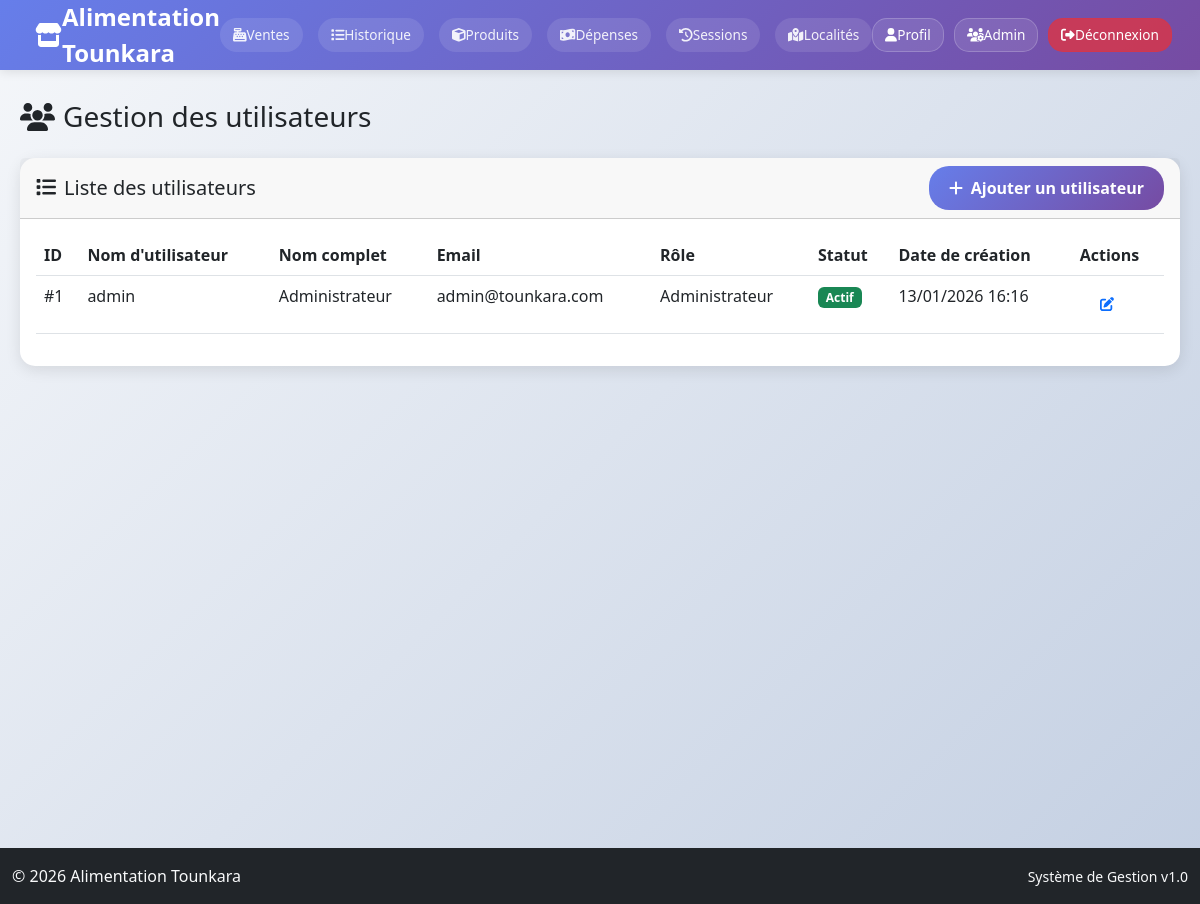
/users.php (signed in), run on the app's committed database.
### tables this page shows
CREATE TABLE users (
    id INT AUTO_INCREMENT PRIMARY KEY,
    username VARCHAR(50) UNIQUE NOT NULL,
    password VARCHAR(255) NOT NULL,
    full_name VARCHAR(100) NOT NULL,
    email VARCHAR(100) UNIQUE,
    role ENUM('admin', 'manager', 'cashier', 'employee') DEFAULT 'employee',
    created_at TIMESTAMP DEFAULT CURRENT_TIMESTAMP,
    is_active BOOLEAN DEFAULT TRUE
);

### config/database.php (called while the page is built, shortened)
<?php
function formatDate($date) {
    return date('d/m/Y H:i', strtotime($date));
}
?>

### users.php (the view, shortened to what this page needs)
<?php
require_once 'includes/header.php';
$action = $_GET['action'] ?? 'list';
try {
    $stmt = $pdo->prepare("SELECT * FROM users ORDER BY created_at DESC");
    $stmt->execute();
    $users = $stmt->fetchAll();
} catch(PDOException $e) {
    $error = 'Erreur: ' . $e->getMessage();
}
?>
<div class="row">
    <div class="col-12">
        <h1 class="h3 mb-4">
            <i class="fas fa-users me-2"></i>Gestion des utilisateurs
        </h1>
    </div>
</div>
<?php if ($action === 'add' || $action === 'edit'): ?>
    <div class="row">
        <div class="col-md-8">
            <div class="card">
                <div class="card-header">
                    <h5 class="mb-0">
                        <i class="fas fa-user-plus me-2"></i>
                        <?php echo $action === 'add' ? 'Ajouter un utilisateur' : 'Modifier un utilisateur'; ?>
                    </h5>
                </div>
                <div class="card-body">
                    <form method="POST">
                        <?php if ($action === 'edit'): ?>
                            <input type="hidden" name="user_id" value="<?php echo $user['id']; ?>">
                        <?php endif; ?>
                        <div class="row">
                            <div class="col-md-6 mb-3">
                                <label for="username" class="form-label">Nom d'utilisateur *</label>
                                <input type="text" class="form-control" id="username" name="username"
                                       value="<?php echo htmlspecialchars($user['username'] ?? ''); ?>" required>
                            </div>
                            <div class="col-md-6 mb-3">
                                <label for="full_name" class="form-label">Nom complet *</label>
                                <input type="text" class="form-control" id="full_name" name="full_name"
                                       value="<?php echo htmlspecialchars($user['full_name'] ?? ''); ?>" required>
                            </div>
                        </div>
                        <div class="row">
                            <div class="col-md-6 mb-3">
                                <label for="email" class="form-label">Email</label>
                                <input type="email" class="form-control" id="email" name="email"
                                       value="<?php echo htmlspecialchars($user['email'] ?? ''); ?>">
                            </div>
                            <div class="col-md-6 mb-3">
                                <label for="role" class="form-label">Rôle *</label>
                                <select class="form-select" id="role" name="role" required>
                                    <option value="">Sélectionner un rôle</option>
                                    <option value="admin" <?php echo ($user['role'] ?? '') === 'admin' ? 'selected' : ''; ?>>Administrateur</option>
                                    <option value="manager" <?php echo ($user['role'] ?? '') === 'manager' ? 'selected' : ''; ?>>Gestionnaire</option>
                                    <option value="cashier" <?php echo ($user['role'] ?? '') === 'cashier' ? 'selected' : ''; ?>>Caissier</option>
                                    <option value="employee" <?php echo ($user['role'] ?? '') === 'employee' ? 'selected' : ''; ?>>Employé</option>
                                </select>
                            </div>
                        </div>
                        <div class="row">
                            <div class="col-md-6 mb-3">
                                <label for="password" class="form-label">
                                    <?php echo $action === 'add' ? 'Mot de passe *' : 'Mot de passe (laisser vide pour ne pas modifier)'; ?>
                                </label>
                                <input type="password" class="form-control" id="password" name="password"
                                       <?php echo $action === 'add' ? 'required' : ''; ?>>
                            </div>
                            <div class="col-md-6 mb-3">
                                <div class="form-check mt-4">
                                    <input class="form-check-input" type="checkbox" id="is_active" name="is_active"
                                           <?php echo ($user['is_active'] ?? 1) ? 'checked' : ''; ?>>
                                    <label class="form-check-label" for="is_active">
                                        Compte actif
                                    </label>
                                </div>
                            </div>
                        </div>
                        <div class="d-flex gap-2">
                            <button type="submit" name="<?php echo $action === 'add' ? 'add_user' : 'edit_user'; ?>"
                                    class="btn btn-primary">
                                <i class="fas fa-save me-2"></i>
                                <?php echo $action === 'add' ? 'Ajouter' : 'Modifier'; ?>
                            </button>
                            <a href="users.php" class="btn btn-secondary">
                                <i class="fas fa-times me-2"></i>Annuler
                            </a>
                        </div>
                    </form>
                </div>
            </div>
        </div>
    </div>
<?php else: ?>
    <div class="row">
        <div class="col-12">
            <div class="card">
                <div class="card-header d-flex justify-content-between align-items-center">
                    <h5 class="mb-0">
                        <i class="fas fa-list me-2"></i>Liste des utilisateurs
                    </h5>
                    <a href="users.php?action=add" class="btn btn-primary">
                        <i class="fas fa-plus me-2"></i>Ajouter un utilisateur
                    </a>
                </div>
                <div class="card-body">
                    <?php if (empty($users)): ?>
                        <p class="text-muted text-center">Aucun utilisateur trouvé</p>
                    <?php else: ?>
                        <div class="table-responsive">
                            <table class="table table-hover">
                                <thead>
                                    <tr>
                                        <th>ID</th>
                                        <th>Nom d'utilisateur</th>
                                        <th>Nom complet</th>
                                        <th>Email</th>
                                        <th>Rôle</th>
                                        <th>Statut</th>
                                        <th>Date de création</th>
                                        <th>Actions</th>
                                    </tr>
                                </thead>
                                <tbody>
                                    <?php foreach ($users as $user): ?>
                                    <tr>
                                        <td>#<?php echo $user['id']; ?></td>
                                        <td><?php echo htmlspecialchars($user['username']); ?></td>
                                        <td><?php echo htmlspecialchars($user['full_name']); ?></td>
                                        <td><?php echo htmlspecialchars($user['email'] ?? ''); ?></td>
                                        <td>
                                            <?php
                                            $role_labels = [
                                                'admin' => 'Administrateur',
                                                'manager' => 'Gestionnaire',
                                                'cashier' => 'Caissier',
                                                'employee' => 'Employé'
                                            ];
                                            echo $role_labels[$user['role']] ?? $user['role'];
                                            ?>
                                        </td>
                                        <td>
                                            <?php if ($user['is_active']): ?>
                                                <span class="badge bg-success">Actif</span>
                                            <?php else: ?>
                                                <span class="badge bg-danger">Inactif</span>
                                            <?php endif; ?>
                                        </td>
                                        <td><?php echo formatDate($user['created_at']); ?></td>
                                        <td>
                                            <div class="btn-group btn-group-sm">
                                                <a href="users.php?action=edit&id=<?php echo $user['id']; ?>"
                                                   class="btn btn-outline-primary" title="Modifier">
                                                    <i class="fas fa-edit"></i>
                                                </a>
                                            </div>
                                        </td>
                                    </tr>
                                    <?php endforeach; ?>
                                </tbody>
                            </table>
                        </div>
                    <?php endif; ?>
                </div>
            </div>
        </div>
    </div>
<?php endif; ?>
<?php require_once 'includes/footer.php'; ?>

### includes/header.php (style rules this page uses)
:root { --primary-color: #667eea; --secondary-color: #764ba2; --success-color: #4facfe; --danger-color: #f5576c; --dark-color: #2c3e50; --light-color: #f8f9fa; }
* { margin: 0; padding: 0; box-sizing: border-box; }
body { font-family: 'Segoe UI', Tahoma, Geneva, Verdana, sans-serif; background: linear-gradient(135deg, #f5f7fa 0%, #c3cfe2 100%); min-height: 100vh; padding-top: 70px; }
.card { border: none; border-radius: 15px; box-shadow: 0 4px 15px rgba(0,0,0,0.1); background: white; margin-bottom: 20px; }
.btn { border-radius: 20px; font-weight: 600; padding: 10px 20px; border: none; transition: all 0.3s ease; }
.btn-primary { background: linear-gradient(135deg, var(--primary-color) 0%, var(--secondary-color) 100%); color: white; }

### data on the page
users: id "1", username "admin", full_name "Administrateur", email "admin@tounkara.com", role "Administrateur", is_active "Actif", created_at "13/01/2026 16:16"

### other printed values
SITE_NAME "Alimentation Tounkara"
